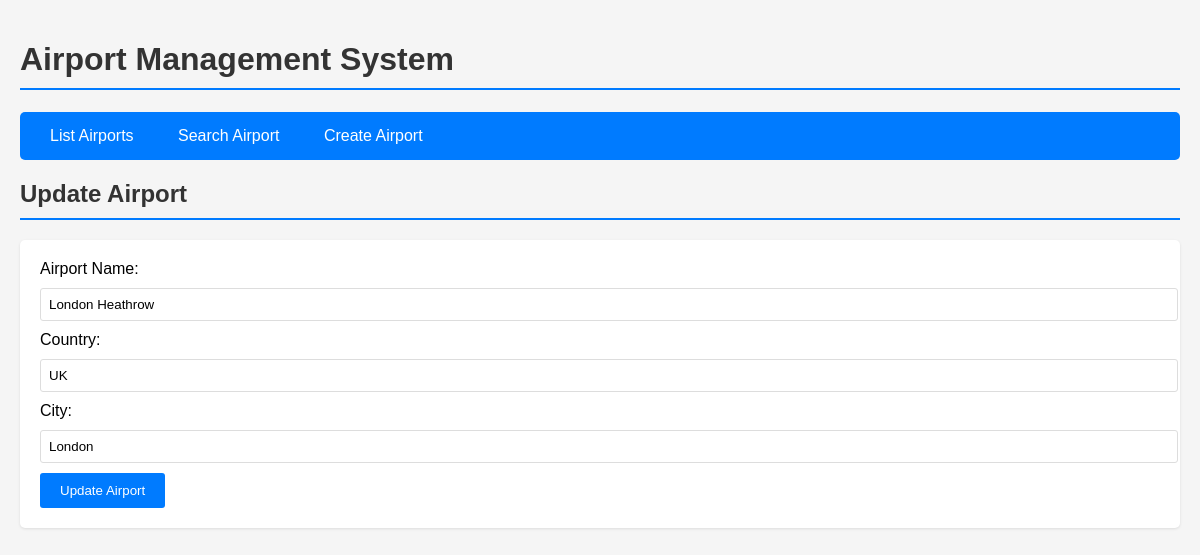
/airport?action=update&id=LHR, run on an earlier commit of the app's database.
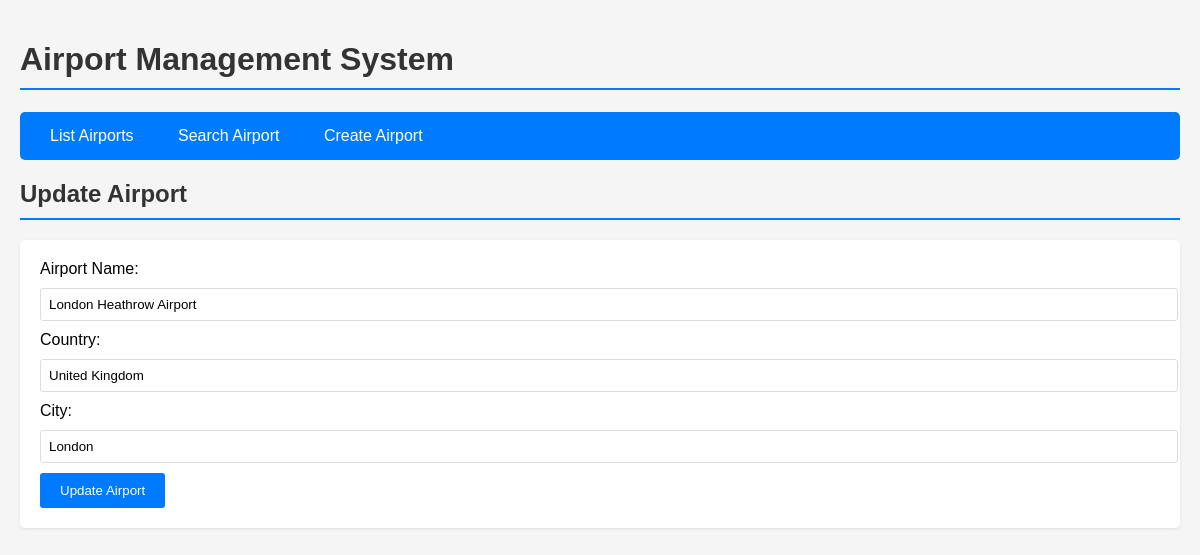
And on a later commit of the database.
### tables this page shows
CREATE TABLE airport (
        CODEV CHAR(3) PRIMARY KEY NOT NULL,
        NOM VARCHAR(50) NOT NULL,
        Pays VARCHAR(50) NOT NULL,
        VILLE VARCHAR(50) NOT NULL
    );

### routes/airport_routes.py (the view, shortened to what this page needs)
@airport_routes.route("/airport",methods=["GET", "POST"])
def airport():
    action = request.args.get("action", "list")
    airport_id = request.args.get("id", type=str)
    name = request.form.get("name", "")
    context = {}
    if action=="list":
        context["airports"]=Airport.get_all()
        context["view"]="list"
    elif action == "details" and airport_id:
        context["airport"]=Airport.get_airport_by_id(airport_id)
        context["view"]="details"
    elif action == "search":
        if request.method == "POST":
            context["airports"] =Airport.get_airport_by_name(name)
        context["view"]= "search"
    elif action == "city" and airport_id:
        context["city"]=Airport.get_city(airport_id)
        context["view"]="city"
    elif action == "update" :
        context["view"]="update"
        context["airport"]=Airport.get_airport_by_id(airport_id)
        if request.method == "POST":
            new_name =request.form.get("nom")
            new_pays =request.form.get("pays")
            new_city=request.form.get("ville")
            Airport.update_airport(airport_id,new_name,new_pays,new_city)
            return redirect(url_for('airport_routes.airport',action='details',id=airport_id))
    elif action== "delete" and airport_id and request.method == "POST":
        Airport.delete_airport(airport_id)
        return redirect(url_for('airport_routes.airport',action='list'))
    return render_template("airport.html",context=context)

### models/airport.py (called while the page is built)
    @staticmethod
    def get_db_connection():
        conn=sqlite3.connect("airplain.db")
        conn.row_factory=sqlite3.Row
        return conn

    @staticmethod
    def get_airport_by_id(codev):
        conn=Airport.get_db_connection()
        cursor=conn.cursor()
        cursor.execute("SELECT * FROM airport WHERE CODEV =?",(codev,))
        row=cursor.fetchone()
        conn.close()
        if row:
            return Airport(row["CODEV"],row["NOM"],row["Pays"],row["VILLE"])
        return None

### templates/airport.html (shortened to what this page needs)
<!DOCTYPE html>
<html lang="en">
<head>
</head>
<body>
    <h1>Airport Management System</h1>
    <nav>
        <a href="{{ url_for('airport_routes.airport', action='list') }}">List Airports</a>
        <a href="{{ url_for('airport_routes.airport', action='search') }}">Search Airport</a>
        <a href="{{ url_for('airport_routes.airport', action='create') }}">Create Airport</a>
    </nav>
    {% if context.view == "list" %}
        <h2>Airport List</h2>
        <table>
            <thead>
                <tr>
                    <th>Code</th>
                    <th>Name</th>
                    <th>Country</th>
                    <th>City</th>
                    <th>Action</th>
                </tr>
            </thead>
            <tbody>
                {% for airport in context.airports %}
                    <tr>
                        <td>{{ airport['CODEV'] }}</td>
                        <td>{{ airport['NOM'] }}</td>
                        <td>{{ airport['Pays'] }}</td>
                        <td>{{ airport['VILLE'] }}</td>
                        <td>
                            <a href="{{ url_for('airport_routes.airport', action='details', id=airport['CODEV']) }}">View Details</a>
                            <a href="{{ url_for('airport_routes.airport', action='update', id=airport['CODEV']) }}">Update</a>
                            <form method="POST" action="{{ url_for('airport_routes.airport', action='delete', id=airport['CODEV']) }}" style="display:inline;">
                                <button type="submit" onclick="return confirm('Are you sure you want to delete this airport?')">Delete</button>
                            </form>
                        </td>
                    </tr>
                {% endfor %}
            </tbody>
        </table>
    {% elif context.view == "update" %}
        <h2>Update Airport</h2>
        {% if context.airport %}
            <form method="POST">
                <label for="nom">Airport Name:</label>
                <input type="text" id="nom" name="nom" value="{{ context.airport.NOM }}" required>
                <label for="pays">Country:</label>
                <input type="text" id="pays" name="pays" value="{{ context.airport.Pays }}" required>
                <label for="ville">City:</label>
                <input type="text" id="ville" name="ville" value="{{ context.airport.VILLE }}" required>
                <button type="submit">Update Airport</button>
            </form>
        {% else %}
            <p>Airport not found.</p>
        {% endif %}
    {% endif %}
</body>
</html>

What changed in the data, as far as the page shows it:
changed airport "London": nom "London Heathrow" → "London Heathrow Airport"; pays "UK" → "United Kingdom"
